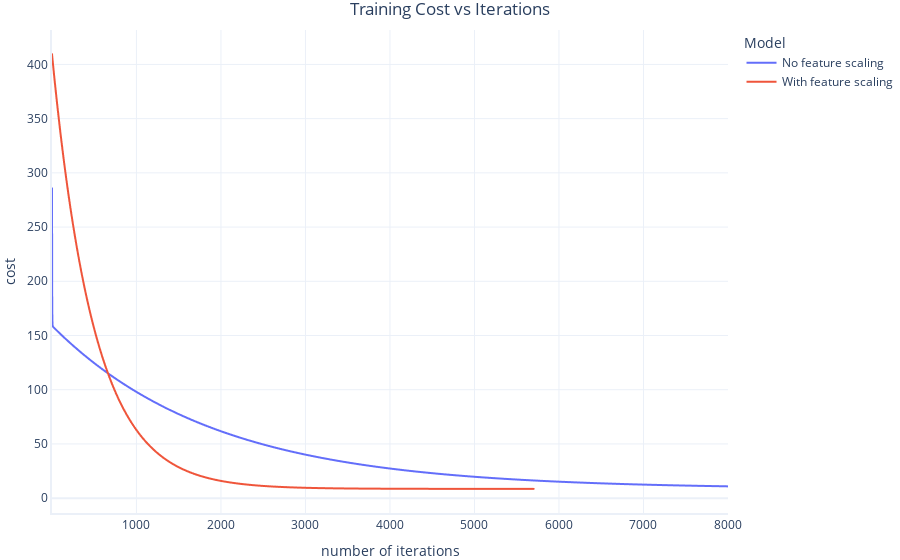

The cell this chart's notebook holds for it:
### Markdown cell above
It looks like this model fits the data much better that the first one!

The standardized model shows a larger slope and data now centered on `0` on the X-axis, both factors which should allow the model to converge faster.

But how much faster?

Let's plot a comparison between models to visualize the improvements.

### Code cell
cost1 = model.cost_history
cost2 = model_norm.cost_history

# Creates dataframes with the cost history for each model
df1 = pandas.DataFrame({"cost": cost1, "Model":"No feature scaling"})
df1["number of iterations"] = df1.index + 1
df2 = pandas.DataFrame({"cost": cost2, "Model":"With feature scaling"})
df2["number of iterations"] = df2.index + 1

# Concatenate dataframes into a single one that we can use in our plot
df = pandas.concat([df1, df2])

# Plot cost history for both models
fig = graphing.scatter_2D(df, label_x="number of iterations", label_y="cost", title="Training Cost vs Iterations", label_colour="Model")
fig.update_traces(mode='lines')
fig.show()

### Figure 1 — Plotly figure (JSON) as saved in the notebook; plotly's stock layout.template omitted (floating-point values rounded to 4 significant figures; data arrays with more than 128 entries replaced by an {"elided": "..."} marker saying what was removed)
{"data": [{"hovertemplate": "Model=No feature scaling<br>number of iterations=%{x}<br>cost=%{y}<extra></extra>", "legendgroup": "No feature scaling", "marker": {"color": "#636efa", "symbol": "circle", "size": 3}, "mode": "lines", "name": "No feature scaling", "showlegend": true, "x": {"elided": "8000 int values"}, "xaxis": "x", "y": {"elided": "8000 float values"}, "yaxis": "y", "type": "scattergl"}, {"hovertemplate": "Model=With feature scaling<br>number of iterations=%{x}<br>cost=%{y}<extra></extra>", "legendgroup": "With feature scaling", "marker": {"color": "#EF553B", "symbol": "circle", "size": 3}, "mode": "lines", "name": "With feature scaling", "showlegend": true, "x": {"elided": "5701 int values"}, "xaxis": "x", "y": {"elided": "5701 float values"}, "yaxis": "y", "type": "scattergl"}], "layout": {"xaxis": {"anchor": "y", "domain": [0, 1], "title": {"text": "number of iterations"}}, "yaxis": {"anchor": "x", "domain": [0, 1], "title": {"text": "cost"}}, "legend": {"title": {"text": "Model"}, "tracegroupgap": 0}, "title": {"text": "Training Cost vs Iterations"}}}
